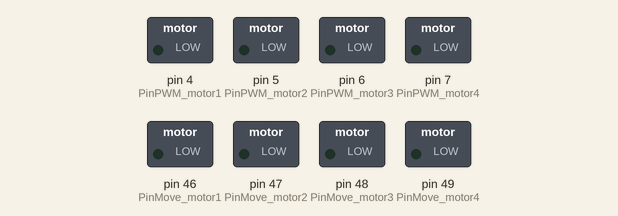
The sketch below on a simulated Arduino Mega 2560, built with avr-gcc and run on an emulated ATmega2560. On the bench: switched loads named in the sketch (green lamp = pin HIGH).

Above: at 0.05 s.
At 4.95 s:
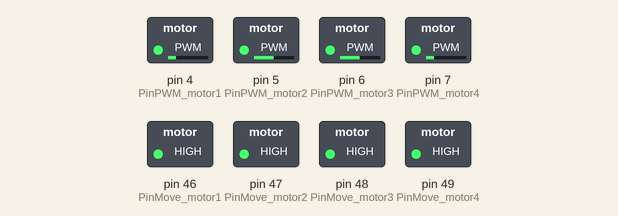
Timing chart, 0 to 9.1 s (numbered marks = the images above):
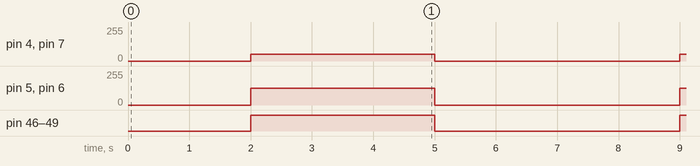

Measured:
- by itself, pin 4 (PinPWM_motor1), pin 7 (PinPWM_motor4): alternates 50/255 for 3.0 s and 0/255 for 4.0 s
- by itself, pin 5 (PinPWM_motor2), pin 6 (PinPWM_motor3): alternates 125/255 for 3.0 s and 0/255 for 4.0 s
- by itself, pin 46 (PinMove_motor1), pin 47 (PinMove_motor2), pin 48 (PinMove_motor3), pin 49 (PinMove_motor4): alternates HIGH for 3.0 s and LOW for 4.0 s

The sketch:

master_slave_sketch.ino
```cpp
/*NOT FOR FINAL USE, THIS IS TEST SKETCH WITH ALL MASTER AND
SLAVES SKETCHES ARE COMPILED*/


#include <Ping.h>
#include <Wire.h>

int PinPWM_motor1 = 4; //ch 2 left back
int PinPWM_motor2 = 5; //ch 4 right back
int PinPWM_motor3 = 6; //ch 1 right front
int PinPWM_motor4 = 7; //ch 3 left front

int PinMove_motor1 = 46; //ch 2 left back
int PinMove_motor2 = 47; //ch 4 right back
int PinMove_motor3 = 48; //ch 1 right front
int PinMove_motor4 = 49; //ch 3 left front

//motor1 & motor4 = left
//motor2 & motor3 = right

int pingRPin = 22;
int pingFPin = 23;
int pingLPin = 24;

int tooClose = 10;
int durationR, durationF, durationL, forwardCm, leftCm, rightCm;
int distanceR, distanceF, distanceL;

void setup()
{
  Wire.begin(); //master join i2c bus
  Wire.begin(2); //slave join i2c bus with address 2
  Serial.begin(9600);
  pinMode(PinPWM_motor1, OUTPUT); //initialize motor PWM
  pinMode(PinPWM_motor2, OUTPUT);
  pinMode(PinPWM_motor3, OUTPUT);
  pinMode(PinPWM_motor4, OUTPUT);
  pinMode(PinMove_motor1, OUTPUT); //initialize motor DIR
  pinMode(PinMove_motor2, OUTPUT);
  pinMode(PinMove_motor3, OUTPUT);
  pinMode(PinMove_motor4, OUTPUT);
}

void loop()
{
  halt();
  forward();
  halt();
  //reverse();
  //halt();
  //turnAround();
  //halt();


}

void forward()
{
  //to move forward
  analogWrite(PinPWM_motor1, 50); //Mega:100/ Uno:50/100 (for wood floor at home/for track at school)
  analogWrite(PinPWM_motor2, 125); //Mega:50/ Uno:125/175
  analogWrite(PinPWM_motor3, 125); //Mega:50/ Uno:125/175
  analogWrite(PinPWM_motor4, 50); //Mega:100/ Uno:50/100

  digitalWrite(PinMove_motor1, HIGH);
  digitalWrite(PinMove_motor2, HIGH);
  digitalWrite(PinMove_motor3, HIGH);
  digitalWrite(PinMove_motor4, HIGH);
  //delay(1450); //time it takes for robot to move 16" forward
  delay(3000);
}

void reverse()
{
  //to backup
  analogWrite(PinPWM_motor1, 50);
  analogWrite(PinPWM_motor2, 125);
  analogWrite(PinPWM_motor3, 125);
  analogWrite(PinPWM_motor4, 50);

  digitalWrite(PinMove_motor1, LOW);
  digitalWrite(PinMove_motor2, LOW);
  digitalWrite(PinMove_motor3, LOW);
  digitalWrite(PinMove_motor4, LOW);
  /*delay(1500);
  digitalWrite(PinMove_motor1, HIGH);
  digitalWrite(PinMove_motor2, HIGH);
  digitalWrite(PinMove_motor3, HIGH);
  digitalWrite(PinMove_motor4, HIGH);
  delay(100);*/
}

void rightTurn()
{
  //turn 90 degrees right
  analogWrite(PinPWM_motor1, 100);
  analogWrite(PinPWM_motor2, 175);
  analogWrite(PinPWM_motor3, 175);
  analogWrite(PinPWM_motor4, 100);

  digitalWrite(PinMove_motor1, HIGH);
  digitalWrite(PinMove_motor2, LOW);
  digitalWrite(PinMove_motor3, LOW);
  digitalWrite(PinMove_motor4, HIGH);
  delay(1125);
  digitalWrite(PinMove_motor2, HIGH);
  digitalWrite(PinMove_motor3, HIGH);
  delay(100);

  //pause before changing direction to avoid current overdraw
  analogWrite(PinPWM_motor1, 0);
  analogWrite(PinPWM_motor2, 0);
  analogWrite(PinPWM_motor3, 0);
  analogWrite(PinPWM_motor4, 0);

  digitalWrite(PinMove_motor1, LOW);
  digitalWrite(PinMove_motor2, LOW);
  digitalWrite(PinMove_motor3, LOW);
  digitalWrite(PinMove_motor4, LOW);
  delay(1500);
}

void leftTurn()
{
  //turn 90 degrees left
  analogWrite(PinPWM_motor1, 100);
  analogWrite(PinPWM_motor2, 175);
  analogWrite(PinPWM_motor3, 175);
  analogWrite(PinPWM_motor4, 100);

  digitalWrite(PinMove_motor1, LOW);
  digitalWrite(PinMove_motor2, HIGH);
  digitalWrite(PinMove_motor3, HIGH);
  digitalWrite(PinMove_motor4, LOW);
  delay(1150);
  digitalWrite(PinMove_motor1, HIGH);
  digitalWrite(PinMove_motor4, HIGH);
  delay(100);

  //pause before changing direction to avoid current overdraw
  analogWrite(PinPWM_motor1, 0);
  analogWrite(PinPWM_motor2, 0);
  analogWrite(PinPWM_motor3, 0);
  analogWrite(PinPWM_motor4, 0);

  digitalWrite(PinMove_motor1, LOW);
  digitalWrite(PinMove_motor2, LOW);
  digitalWrite(PinMove_motor3, LOW);
  digitalWrite(PinMove_motor4, LOW);
  delay(1500);
}

void turnAround()
{
  //turn 180 degrees left
  analogWrite(PinPWM_motor1, 50);
  analogWrite(PinPWM_motor2, 125);
  analogWrite(PinPWM_motor3, 125);
  analogWrite(PinPWM_motor4, 50);

  digitalWrite(PinMove_motor1, LOW);
  digitalWrite(PinMove_motor2, HIGH);
  digitalWrite(PinMove_motor3, HIGH);
  digitalWrite(PinMove_motor4, LOW);
  delay(1800); //time it takes to turn 180 degrees
  digitalWrite(PinMove_motor1, HIGH);
  digitalWrite(PinMove_motor4, HIGH);
  delay(100);

  //pause before changing direction to avoid current overdraw
  analogWrite(PinPWM_motor1, 0);
  analogWrite(PinPWM_motor2, 0);
  analogWrite(PinPWM_motor3, 0);
  analogWrite(PinPWM_motor4, 0);

  digitalWrite(PinMove_motor1, LOW);
  digitalWrite(PinMove_motor2, LOW);
  digitalWrite(PinMove_motor3, LOW);
  digitalWrite(PinMove_motor4, LOW);
  delay(1000);
}

void halt()
{
  //to stop
  analogWrite(PinPWM_motor1, 0);
  analogWrite(PinPWM_motor2, 0);
  analogWrite(PinPWM_motor3, 0);
  analogWrite(PinPWM_motor4, 0);

  digitalWrite(PinMove_motor1, LOW);
  digitalWrite(PinMove_motor2, LOW);
  digitalWrite(PinMove_motor3, LOW);
  digitalWrite(PinMove_motor4, LOW);
  delay(2000);
}

int pingForward()
{
  // Send out ping signal from front sensor
  pinMode(pingFPin, OUTPUT);
  digitalWrite(pingFPin, LOW);
  delayMicroseconds(2);
  digitalWrite(pingFPin, HIGH);
  delayMicroseconds(5);
  digitalWrite(pingFPin, LOW);

  //Get duration it takes to receive echo
  pinMode(pingFPin, INPUT);
  durationF = pulseIn(pingFPin, HIGH);
  forwardCm = durationF/58;
  //distanceFwd = int(durationF/29);
  return forwardCm;
}

int pingRight()
{
  // Send out ping signal from front sensor
  pinMode(pingRPin, OUTPUT);
  digitalWrite(pingRPin, LOW);
  delayMicroseconds(2);
  digitalWrite(pingRPin, HIGH);
  delayMicroseconds(5);
  digitalWrite(pingRPin, LOW);

  //Get duration it takes to receive echo
  pinMode(pingRPin, INPUT);
  durationR = pulseIn(pingRPin, HIGH);
  rightCm = durationR/58;
  return rightCm;
}

int pingLeft()
{
  // Send out ping signal from front sensor
  pinMode(pingLPin, OUTPUT);
  digitalWrite(pingLPin, LOW);
  delayMicroseconds(2);
  digitalWrite(pingLPin, HIGH);
  delayMicroseconds(5);
  digitalWrite(pingLPin, LOW);

  //Get duration it takes to receive echo
  pinMode(pingLPin, INPUT);
  durationL = pulseIn(pingLPin, HIGH);
  leftCm = durationL/58;
  return leftCm;
}
```
